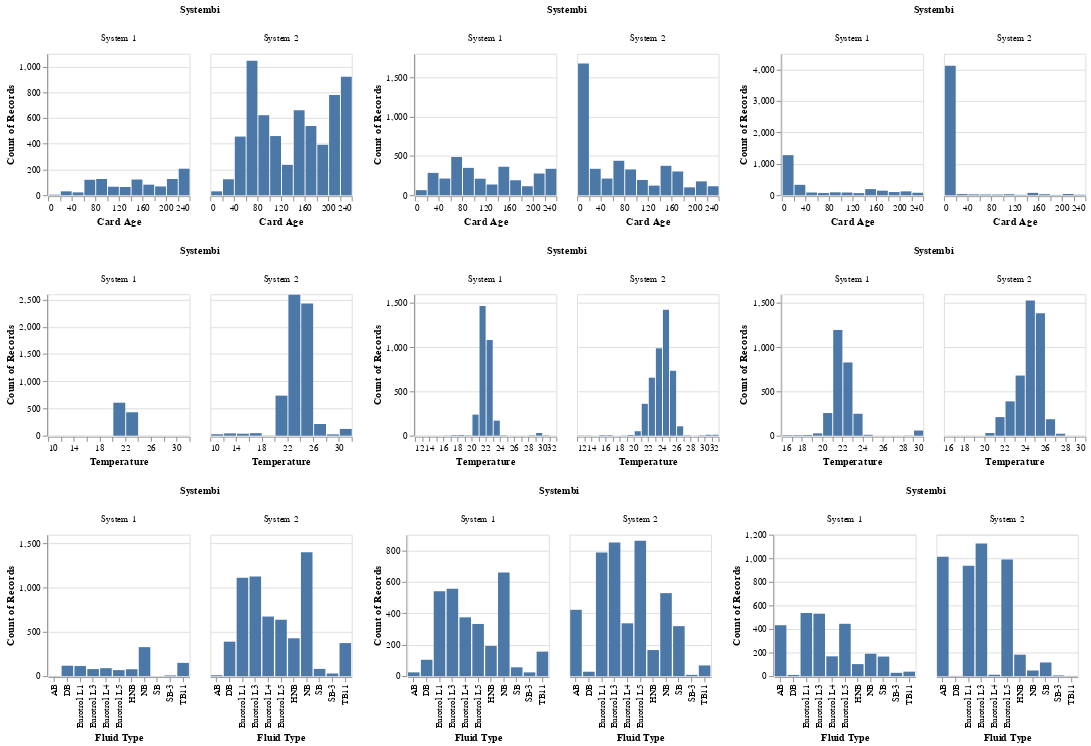

Here is the notebook cell this chart was saved with:
### Code cell
# Plot for sensor A sample window
model_euclidean = KMeans(n_clusters=n_clusters, random_state=0, max_iter=10)
y_pred_euclid = model_euclidean.fit_predict(A_sample_window_zero)
df = A_sample_window_zero.reset_index()
df['label'] = y_pred_euclid
df2 = pd.merge(keyByTestID, df[['label','TestID']], how='inner', on=['TestID'])
df2['Type'] = df2['FluidType'].apply(lambda x: 'Eurotrol' if x.startswith('Eurotrol') else 'Blood')
df2['Systembi'] = df2['System'].apply(lambda x: 'System 1' if x=='System 1' else 'System 2')
   
cardage1 = alt.Chart(df2[df2['label']==1]).mark_bar().encode(
    x=alt.X('AgeOfCardInDaysAtTimeOfTest:Q', bin=alt.Bin(maxbins=20),title='Card Age'),
    y='count()'
).properties(width=150, height=150).facet(column='Systembi')
cardage2 = alt.Chart(df2[df2['label']==0]).mark_bar().encode(
    x=alt.X('AgeOfCardInDaysAtTimeOfTest:Q', bin=alt.Bin(maxbins=20),title='Card Age'),
    y='count()'
).properties(width=150, height=150).facet(column='Systembi')
cardage3 = alt.Chart(df2[df2['label']==2]).mark_bar().encode(
    x=alt.X('AgeOfCardInDaysAtTimeOfTest:Q', bin=alt.Bin(maxbins=20),title='Card Age'),
    y='count()'
).properties(width=150, height=150).facet(column='Systembi')

temperature1 = alt.Chart(df2[df2['label']==1]).mark_bar().encode(
    x=alt.X('AmbientTemperature:Q', bin=alt.Bin(maxbins=20),title='Temperature'),
    y='count()'
).properties(width=150, height=150).facet(column='Systembi')
temperature2 = alt.Chart(df2[df2['label']==0]).mark_bar().encode(
    x=alt.X('AmbientTemperature:Q', bin=alt.Bin(maxbins=20),title='Temperature'),
    y='count()'
).properties(width=150, height=150).facet(column='Systembi')
temperature3 = alt.Chart(df2[df2['label']==2]).mark_bar().encode(
    x=alt.X('AmbientTemperature:Q', bin=alt.Bin(maxbins=20),title='Temperature'),
    y='count()'
).properties(width=150, height=150).facet(column='Systembi')

FluidType1 = alt.Chart(df2[df2['label']==1]).mark_bar().encode(
    x=alt.X('FluidType:N', title='Fluid Type'),
    y='count()'
).properties(width=150, height=150).facet(column='Systembi')
FluidType2 = alt.Chart(df2[df2['label']==0]).mark_bar().encode(
    x=alt.X('FluidType:N', title='Fluid Type'),
    y='count()'
).properties(width=150, height=150).facet(column='Systembi')
FluidType3 = alt.Chart(df2[df2['label']==2]).mark_bar().encode(
    x=alt.X('FluidType:N', title='Fluid Type'),
    y='count()'
).properties(width=150, height=150).facet(column='Systembi')

Type1 = alt.Chart(df2[df2['label']==1]).mark_bar().encode(
    x=alt.X('Type:N', title='Fluid Type'),
    y='count()'
).properties(width=150, height=150).facet(column='Systembi')
Type2 = alt.Chart(df2[df2['label']==2]).mark_bar().encode(
    x=alt.X('Type:N', title='Fluid Type'),
    y='count()'
).properties(width=150, height=150).facet(column='Systembi')
Type3 = alt.Chart(df2[df2['label']==2]).mark_bar().encode(
    x=alt.X('Type:N', title='Fluid Type'),
    y='count()'
).properties(width=150, height=150).facet(column='Systembi')

(cardage1 | cardage2 | cardage3) & (temperature1 | temperature2 | temperature3)  & (FluidType1 | FluidType2 | FluidType3)
